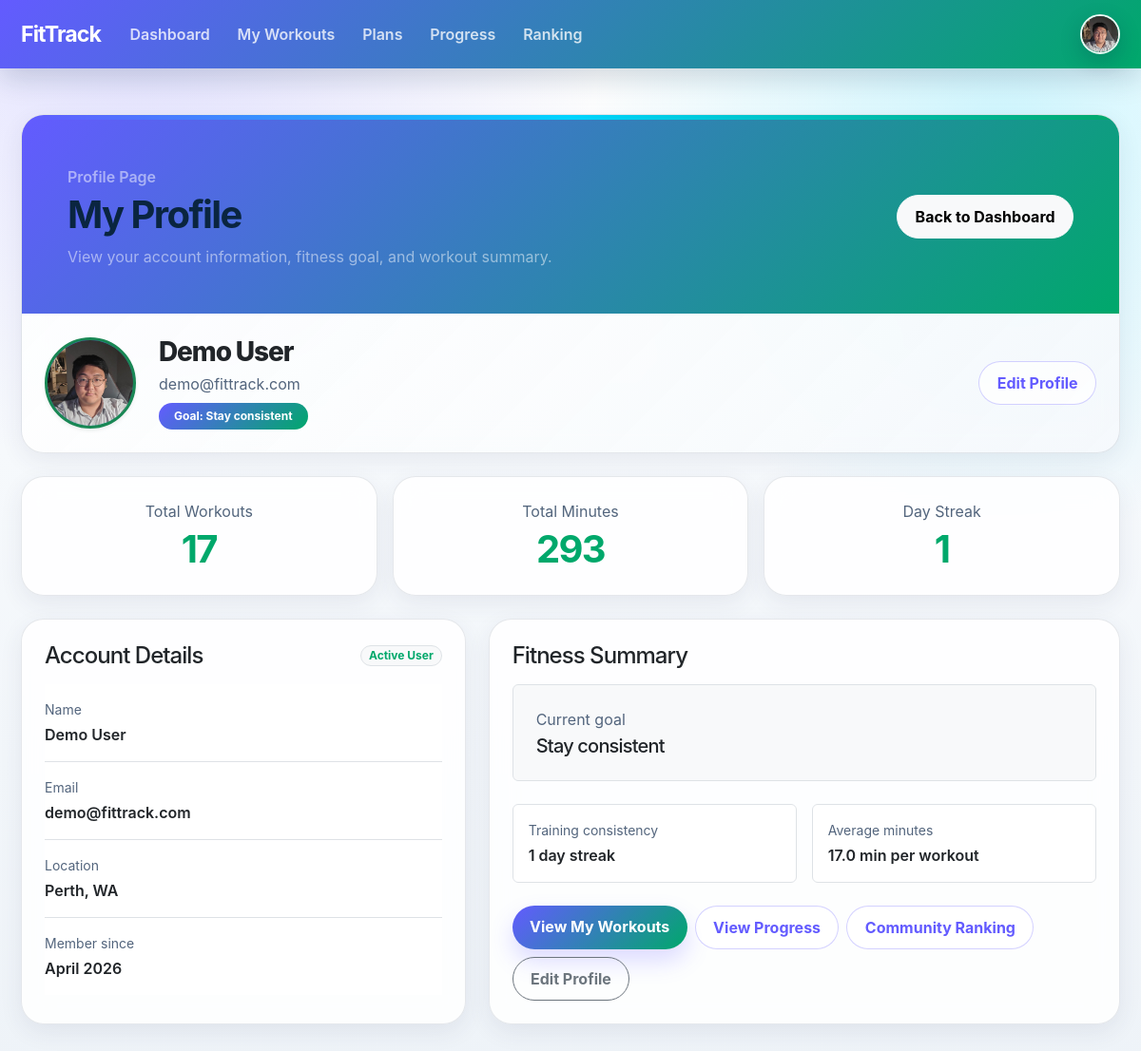
Screenshot of /profile (signed in) with the database file from the repository.
### app.py (models this page shows, shortened)
class User(db.Model):
    __tablename__ = "users"
    id = db.Column(db.Integer, primary_key=True)
    name = db.Column(db.String(100), nullable=False)
    email = db.Column(db.String(120), unique=True, nullable=False)
    password_hash = db.Column(db.String(255), nullable=False)
    goal = db.Column(db.String(200), nullable=True)
    member_since = db.Column(db.String(50), nullable=True)
    location = db.Column(db.String(100), nullable=True)
    avatar_filename = db.Column(db.String(255), nullable=True)
    show_public_profile = db.Column(db.Boolean, nullable=False, default=True)
    show_public_fitness = db.Column(db.Boolean, nullable=False, default=True)
    workouts = db.relationship(
        "Workout",
        backref="owner",
        lazy=True,
        cascade="all, delete-orphan"
    )

### app.py (the view)
@app.route("/profile")
def profile():
    if not is_logged_in():
        return redirect(url_for("login"))
    user = current_user()
    if user is None:
        session.clear()
        return redirect(url_for("login"))
    statistics = get_statistics(user)
    profile_data = user_to_profile_dict(user)
    return render_template(
        "profile.html",
        profile=profile_data,
        statistics=statistics,
    )

### templates/profile.html (shortened to what this page needs)
<!doctype html>
<html lang="en">
<head>
    <link
        href="https://cdn.jsdelivr.net/npm/bootstrap@5.3.3/dist/css/bootstrap.min.css"
        rel="stylesheet"
    >
    <link
        rel="stylesheet"
        href="{{ url_for('static', filename='css/styles.css') }}"
    >
</head>
<body class="bg-light">
    <header>
        <nav class="navbar navbar-expand-lg navbar-dark bg-success">
            <div class="container">
                <a class="navbar-brand fw-bold" href="{% if session.get('user_id') %}{{ url_for('dashboard') }}{% else %}{{ url_for('home') }}{% endif %}">
    FitTrack
</a>
                <div class="collapse navbar-collapse" id="appNav">
                    <ul class="navbar-nav me-auto align-items-lg-center">
                        <li class="nav-item">
                            <a class="nav-link" href="{{ url_for('dashboard') }}">Dashboard</a>
                        </li>
                        <li class="nav-item">
                            <a class="nav-link" href="{{ url_for('workouts') }}">My Workouts</a>
                        </li>
                        <li class="nav-item">
                            <a class="nav-link" href="{{ url_for('plans') }}">Plans</a>
                        </li>
                        <li class="nav-item">
                            <a class="nav-link" href="{{ url_for('progress') }}">Progress</a>
                        </li>
                        <li class="nav-item">
                            <a class="nav-link" href="{{ url_for('ranking') }}">Ranking</a>
                        </li>
                    </ul>
                    <div class="d-flex align-items-center mt-3 mt-lg-0">
                        <div class="dropdown">
                            <button
                                class="btn p-0 border-0 bg-transparent profile-dropdown-toggle"
                                type="button"
                                data-bs-toggle="dropdown"
                                aria-expanded="false"
                                aria-label="Open profile menu"
                            >
                                {% if nav_profile and nav_profile.avatar_filename %}
                                    <img
                                        src="{{ url_for('static', filename='uploads/' ~ nav_profile.avatar_filename) }}"
                                        alt="Profile"
                                        class="profile-icon"
                                    >
                                {% endif %}
                            </button>
                        </div>
                    </div>
                </div>
            </div>
        </nav>
    </header>
    <main class="py-5">
        <div class="container">
            <section class="mb-4">
                <div class="card shadow-sm border-0 hero-card overflow-hidden">
                    <div class="card-body p-0">
                        <div class="bg-success text-white p-4 p-md-5">
                            <div class="row align-items-center g-4">
                                <div class="col-md-8">
                                    <p class="text-white-50 fw-semibold mb-1">Profile Page</p>
                                    <h1 class="display-6 fw-bold mb-2">My Profile</h1>
                                    <p class="mb-0 text-white-50">
                                        View your account information, fitness goal, and workout summary.
                                    </p>
                                </div>
                                <div class="col-md-4 text-md-end">
                                    <a href="{{ url_for('dashboard') }}" class="btn btn-light">
                                        Back to Dashboard
                                    </a>
                                </div>
                            </div>
                        </div>
                        <div class="p-4">
                            <div class="d-flex flex-column flex-md-row align-items-md-center gap-4">
                                <div
                                    class="rounded-circle bg-success text-white d-flex align-items-center justify-content-center shadow-sm border border-3 border-success overflow-hidden"
                                    style="width: 96px; height: 96px; font-size: 2rem; font-weight: 700;"
                                >
                                    {% if profile.avatar_filename %}
                                        <img
                                            src="{{ url_for('static', filename='uploads/' ~ profile.avatar_filename) }}"
                                            alt="Profile avatar"
                                            class="w-100 h-100"
                                            style="object-fit: cover;"
                                        >
                                    {% else %}
                                        {{ profile.name[0] }}
                                    {% endif %}
                                </div>
                                <div class="flex-grow-1">
                                    <h2 class="h3 mb-1">{{ profile.name }}</h2>
                                    <p class="text-muted mb-2">{{ profile.email }}</p>
                                    <span class="badge text-bg-success px-3 py-2">
                                        Goal: {{ profile.goal }}
                                    </span>
                                </div>
                                <div class="text-md-end">
                                    <a href="{{ url_for('edit_profile') }}" class="btn btn-outline-success">
                                        Edit Profile
                                    </a>
                                </div>
                            </div>
                        </div>
                    </div>
                </div>
            </section>
            <section class="mb-4">
                <div class="row text-center g-3">
                    <div class="col-md-4">
                        <div class="card shadow-sm border-0 h-100">
                            <div class="card-body p-4">
                                <p class="text-muted mb-1">Total Workouts</p>
                                <h2 class="display-6 fw-bold text-success mb-0">
                                    {{ statistics.total_workouts }}
                                </h2>
                            </div>
                        </div>
                    </div>
                    <div class="col-md-4">
                        <div class="card shadow-sm border-0 h-100">
                            <div class="card-body p-4">
                                <p class="text-muted mb-1">Total Minutes</p>
                                <h2 class="display-6 fw-bold text-success mb-0">
                                    {{ statistics.total_minutes }}
                                </h2>
                            </div>
                        </div>
                    </div>
                    <div class="col-md-4">
                        <div class="card shadow-sm border-0 h-100">
                            <div class="card-body p-4">
                                <p class="text-muted mb-1">Day Streak</p>
                                <h2 class="display-6 fw-bold text-success mb-0">
                                    {{ statistics.current_streak }}
                                </h2>
                            </div>
                        </div>
                    </div>
                </div>
            </section>
            <section>
                <div class="row g-4">
                    <div class="col-lg-5">
                        <div class="card shadow-sm border-0 h-100">
                            <div class="card-body p-4">
                                <div class="d-flex justify-content-between align-items-center mb-3">
                                    <h2 class="h4 mb-0">Account Details</h2>
                                    <span class="badge text-bg-light text-success border">
                                        Active User
                                    </span>
                                </div>
                                <div class="list-group list-group-flush">
                                    <div class="list-group-item px-0 py-3">
                                        <p class="text-muted small mb-1">Name</p>
                                        <p class="fw-semibold mb-0">{{ profile.name }}</p>
                                    </div>
                                    <div class="list-group-item px-0 py-3">
                                        <p class="text-muted small mb-1">Email</p>
                                        <p class="fw-semibold mb-0">{{ profile.email }}</p>
                                    </div>
                                    <div class="list-group-item px-0 py-3">
                                        <p class="text-muted small mb-1">Location</p>
                                        <p class="fw-semibold mb-0">{{ profile.location }}</p>
                                    </div>
                                    <div class="list-group-item px-0 py-3">
                                        <p class="text-muted small mb-1">Member since</p>
                                        <p class="fw-semibold mb-0">{{ profile.member_since }}</p>
                                    </div>
                                </div>
                            </div>
                        </div>
                    </div>
                    <div class="col-lg-7">
                        <div class="card shadow-sm border-0 h-100">
                            <div class="card-body p-4">
                                <h2 class="h4 mb-3">Fitness Summary</h2>
                                <div class="p-4 rounded bg-light border mb-4">
                                    <p class="text-muted mb-1">Current goal</p>
                                    <h3 class="h5 mb-0">{{ profile.goal }}</h3>
                                </div>
                                <div class="row g-3 mb-4">
                                    <div class="col-md-6">
                                        <div class="p-3 rounded border bg-white h-100">
                                            <p class="text-muted small mb-1">Training consistency</p>
                                            <p class="fw-semibold mb-0">
                                                {{ statistics.current_streak }} day streak
                                            </p>
                                        </div>
                                    </div>
                                    <div class="col-md-6">
                                        <div class="p-3 rounded border bg-white h-100">
                                            <p class="text-muted small mb-1">Average minutes</p>
                                            <p class="fw-semibold mb-0">
                                                {% if statistics.total_workouts > 0 %}
                                                    {{ (statistics.total_minutes / statistics.total_workouts) | round }} min per workout
                                                {% else %}
                                                    0 min per workout
                                                {% endif %}
                                            </p>
                                        </div>
                                    </div>
                                </div>
                                <div class="d-flex flex-wrap gap-2">
                                    <a href="{{ url_for('workouts') }}" class="btn btn-success">
                                        View My Workouts
                                    </a>
                                    <a href="{{ url_for('progress') }}" class="btn btn-outline-success">
                                        View Progress
                                    </a>
                                    <a href="{{ url_for('ranking') }}" class="btn btn-outline-success">
                                        Community Ranking
                                    </a>
                                    <a href="{{ url_for('edit_profile') }}" class="btn btn-outline-secondary">
                                        Edit Profile
                                    </a>
                                </div>
                            </div>
                        </div>
                    </div>
                </div>
            </section>
        </div>
    </main>
</body>
</html>

### rows the page displays
User: avatar_filename (picture), name "Demo User", email "demo@fittrack.com", goal "Stay consistent", location "Perth, WA", member_since "April 2026"

### other values shown
{{ statistics.total_workouts }} "17"
{{ statistics.total_minutes }} "293"
{{ statistics.current_streak }} "1"
{{ (statistics.total_minutes / statistics.total_workouts) | round }} "17.0"
